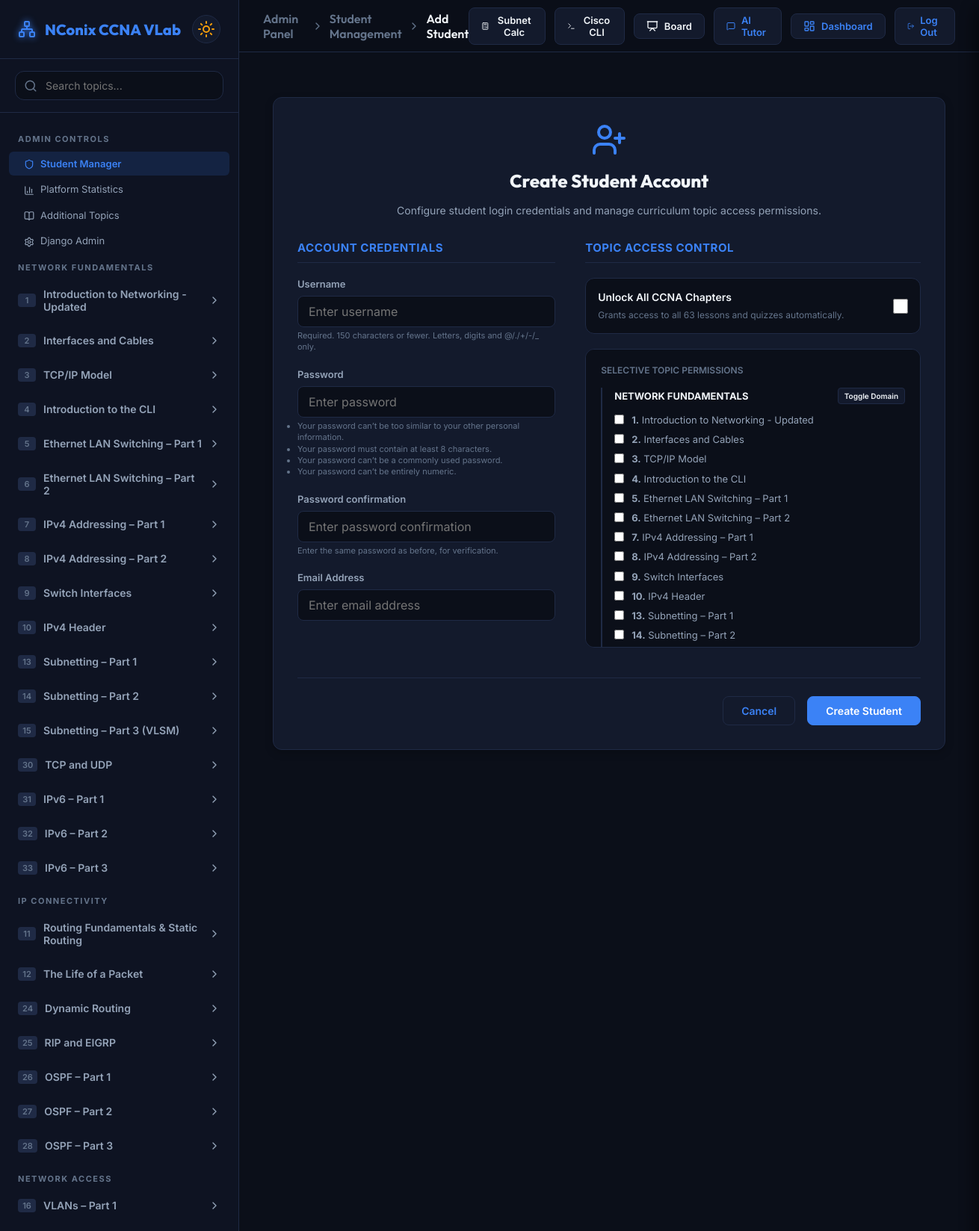
Page /admin-panel/student/create/ (signed in, upper part) on the committed database.
### core/models.py (models this page shows, shortened)
class Domain(models.Model):
    name = models.CharField(max_length=100, unique=True)

class Topic(models.Model):
    id = models.IntegerField(primary_key=True)
    domain = models.ForeignKey(Domain, on_delete=models.CASCADE, related_name='topics')
    title = models.CharField(max_length=200)
    objectives = models.JSONField(default=list)  # list of strings
    lesson_content = models.TextField()  # markdown
    class Meta:
        ordering = ['id']

### admin_panel/views.py (the view)
# urls.py: path('student/create/', views.admin_create_student_view, name='admin_create_student'),
@admin_required
def admin_create_student_view(request):
    if request.method == 'POST':
        form = UserCreationForm(request.POST)
        if form.is_valid():
            user = form.save()
            email = request.POST.get('email')
            if email:
                user.email = email
                user.save()
            unlock_all = request.POST.get('unlock_all_topics') == 'true'
            allowed_topics_post = request.POST.getlist('allowed_topics')
            from core.models import UserProfile
            profile, _ = UserProfile.objects.get_or_create(user=user)
            profile.role = 'student'
            profile.unlock_all_topics = unlock_all
            profile.allowed_topics = [int(tid) for tid in allowed_topics_post if tid.isdigit()]
            profile.save()
            return redirect('admin_dashboard')
    else:
        form = UserCreationForm()
    domains = Domain.objects.prefetch_related('topics').all()
    sidebar_domains = get_sidebar_data(request.user)
    context = {
        'form': form,
        'domains': domains,
        'sidebar_domains': sidebar_domains,
        'active_page': 'admin_dashboard',
        'is_edit': False
    }
    return render(request, 'admin_panel/admin_student_form.html', context)

### core/context_processors.py (called while the page is built)
def additional_topics(request):
    return {
        'additional_topics': AdditionalTopic.objects.all().order_by('created_at')
    }

### admin_panel/templates/admin_panel/admin_student_form.html (shortened to what this page needs)
{% extends 'core/base.html' %}
{% block breadcrumbs %}
  <span class="breadcrumb-root">Admin Panel</span>
  <span class="breadcrumb-separator"><i data-lucide="chevron-right"></i></span>
  <span class="breadcrumb-root"><a href="{% url 'admin_dashboard' %}" style="text-decoration: none; color: inherit;">Student Management</a></span>
  <span class="breadcrumb-separator"><i data-lucide="chevron-right"></i></span>
  <span class="breadcrumb-current">{% if is_edit %}Edit Student{% else %}Add Student{% endif %}</span>
{% endblock %}
{% block content %}
<div class="lesson-card" style="max-width: 900px; margin: 20px auto; padding: 32px;">
  <div style="text-align: center; margin-bottom: 32px;">
    <i data-lucide="{% if is_edit %}edit-3{% else %}user-plus{% endif %}" style="width: 48px; height: 48px; color: var(--accent); margin-bottom: 12px;"></i>
    <h2 class="exam-setup-title" style="font-size: 24px; font-weight: 800; color: var(--text-primary);">
      {% if is_edit %}Edit Student Account{% else %}Create Student Account{% endif %}
    </h2>
    <p class="exam-setup-desc" style="color: var(--text-secondary); font-size: 14px; margin-top: 4px;">
      Configure student login credentials and manage curriculum topic access permissions.
    </p>
  </div>
  <form method="POST">
    <div style="display: flex; gap: 40px; flex-wrap: wrap;">
      <div style="flex: 1; min-width: 320px;">
        <h3 style="font-weight: 700; font-size: 15px; text-transform: uppercase; color: var(--accent); letter-spacing: 0.5px; border-bottom: 1px solid var(--border-color); padding-bottom: 10px; margin-bottom: 20px;">
          Account Credentials
        </h3>
        {% if is_edit %}
          <div class="form-group" style="margin-bottom: 20px;">
            <label for="username" style="display: block; font-weight: 600; margin-bottom: 8px; font-size: 13px;">Username</label>
            <input type="text" name="username" id="username" class="form-control" value="{{ student.username }}" required style="width: 100%;">
          </div>
          <div class="form-group" style="margin-bottom: 20px;">
            <label for="email" style="display: block; font-weight: 600; margin-bottom: 8px; font-size: 13px;">Email Address</label>
            <input type="email" name="email" id="email" class="form-control" value="{{ student.email }}" placeholder="Enter email address" style="width: 100%;">
          </div>
          <div class="form-group" style="margin-bottom: 20px;">
            <label for="new_password" style="display: block; font-weight: 600; margin-bottom: 8px; font-size: 13px;">Password</label>
            <input type="password" name="new_password" id="new_password" class="form-control" placeholder="Leave blank to keep existing password" style="width: 100%;">
            <small style="display: block; color: var(--text-muted); font-size: 11px; margin-top: 6px; line-height: 1.4;">
              Type a new password here to reset this student's login password.
            </small>
          </div>
        {% else %}
          {% for field in form %}
            <div class="form-group" style="margin-bottom: 20px;">
              <label for="{{ field.id_for_label }}" style="display: block; font-weight: 600; margin-bottom: 8px; font-size: 13px;">
                {{ field.label }}
              </label>
              <input type="{% if 'password' in field.name %}password{% else %}text{% endif %}"
                     name="{{ field.name }}"
                     id="{{ field.id_for_label }}"
                     class="form-control"
                     placeholder="Enter {{ field.label|lower }}"
                     required
                     style="width: 100%;">
              {% if field.help_text %}
                <small style="display: block; color: var(--text-muted); font-size: 11px; margin-top: 4px; line-height: 1.4;">
                  {{ field.help_text }}
                </small>
              {% endif %}
            </div>
          {% endfor %}
          <div class="form-group" style="margin-bottom: 20px;">
            <label for="email" style="display: block; font-weight: 600; margin-bottom: 8px; font-size: 13px;">Email Address</label>
            <input type="email" name="email" id="email" class="form-control" placeholder="Enter email address" style="width: 100%;">
          </div>
        {% endif %}
      </div>
      <div style="flex: 1.3; min-width: 320px; display: flex; flex-direction: column;">
        <h3 style="font-weight: 700; font-size: 15px; text-transform: uppercase; color: var(--accent); letter-spacing: 0.5px; border-bottom: 1px solid var(--border-color); padding-bottom: 10px; margin-bottom: 20px;">
          Topic Access Control
        </h3>
        <div style="background-color: var(--bg-app); border: 1px solid var(--border-color); border-radius: var(--radius); padding: 16px; margin-bottom: 20px; display: flex; align-items: center; justify-content: space-between;">
          <div>
            <label for="unlock_all_topics_toggle" style="font-weight: 600; font-size: 14px; color: var(--text-primary); cursor: pointer; display: block; margin-bottom: 4px;">
              Unlock All CCNA Chapters
            </label>
            <span style="font-size: 12px; color: var(--text-muted);">Grants access to all 63 lessons and quizzes automatically.</span>
          </div>
          <input type="checkbox" id="unlock_all_topics_toggle" style="width: 20px; height: 20px; cursor: pointer;"
                 {% if student.profile.unlock_all_topics %}checked{% endif %}>
        </div>
        <div id="topics_checklist_container" style="background-color: var(--bg-app); border: 1px solid var(--border-color); border-radius: var(--radius); padding: 20px; max-height: 400px; overflow-y: auto;">
          <p style="font-size: 12px; color: var(--text-muted); font-weight: 600; margin-bottom: 16px; text-transform: uppercase;">
            Selective Topic Permissions
          </p>
          <div style="display: flex; flex-direction: column; gap: 24px;">
            {% for domain in domains %}
              <div style="border-left: 2px solid var(--border-color); padding-left: 16px;">
                <div style="display: flex; align-items: center; justify-content: space-between; margin-bottom: 12px; gap: 12px;">
                  <span style="font-weight: 700; color: var(--text-primary); font-size: 13px;">{{ domain.name|upper }}</span>
                  <button type="button" class="btn domain-toggle-btn" data-domain-id="{{ domain.id }}" style="font-size: 10px; padding: 4px 8px; border-radius: 4px; font-weight: 600; background-color: var(--bg-card); cursor: pointer;">
                    Toggle Domain
                  </button>
                </div>
                <div style="display: flex; flex-direction: column; gap: 8px;">
                  {% for topic in domain.topics.all %}
                    <div style="display: flex; align-items: flex-start; gap: 10px; font-size: 13px;">
                      <input type="checkbox" name="allowed_topics" value="{{ topic.id }}"
                             id="topic_check_{{ topic.id }}" class="topic-checkbox domain-{{ domain.id }}-check"
                             style="margin-top: 2px; cursor: pointer;"
                             {% if topic.id in student.profile.allowed_topics %}checked{% endif %}>
                      <label for="topic_check_{{ topic.id }}" style="color: var(--text-secondary); cursor: pointer; line-height: 1.4;">
                        <strong>{{ topic.id }}.</strong> {{ topic.title }}
                      </label>
                    </div>
                  {% endfor %}
                </div>
              </div>
            {% endfor %}
          </div>
        </div>
      </div>
    </div>
    <div style="display: flex; gap: 16px; justify-content: flex-end; margin-top: 40px; border-top: 1px solid var(--border-color); padding-top: 24px;">
      <a href="{% url 'admin_dashboard' %}" class="btn" style="padding: 10px 24px; text-decoration: none;">Cancel</a>
      <button type="submit" class="btn btn-primary" style="padding: 10px 24px; font-weight: 600;">
        {% if is_edit %}Save Changes{% else %}Create Student{% endif %}
      </button>
    </div>
  </form>
</div>
{% endblock %}

### core/templates/core/base.html (shortened to what this page needs)
{% load static %}
<!DOCTYPE html>
<html lang="en" data-theme="dark">
<head>
  <link rel="stylesheet" href="{% static 'core/styles.css' %}">
</head>
<body>
  <div class="app-container">
    <aside class="sidebar" id="sidebar">
      <div class="sidebar-header">
        <a href="{% url 'dashboard' %}" class="logo" style="text-decoration: none;">
          <i data-lucide="network" class="logo-icon"></i>
          <span>NConix CCNA <span class="accent-text">VLab</span></span>
        </a>
        <button class="theme-toggle" id="themeToggleBtn" title="Toggle Light/Dark Mode">
          <i data-lucide="sun" class="sun-icon"></i>
        </button>
      </div>
      <div class="search-box">
        <i data-lucide="search" class="search-icon"></i>
        <input type="text" id="searchInput" placeholder="Search topics...">
      </div>
      <nav class="navigation">
        <div class="nav-list" id="navList">
          {% if user.is_authenticated %}
            {% if user.is_superuser or user.is_staff or user.profile.role == 'admin' %}
              <div class="nav-section-title">ADMIN CONTROLS</div>
              <a href="{% url 'admin_dashboard' %}" class="nav-sub-item {% if active_page == 'admin_dashboard' %}active{% endif %}" style="padding-left: 20px; text-decoration: none;">
                <span><i data-lucide="shield" class="sub-item-icon"></i>Student Manager</span>
              </a>
              <a href="{% url 'admin_stats' %}" class="nav-sub-item {% if active_page == 'admin_stats' %}active{% endif %}" style="padding-left: 20px; text-decoration: none;">
                <span><i data-lucide="bar-chart-3" class="sub-item-icon"></i>Platform Statistics</span>
              </a>
              <a href="{% url 'admin_additional_topics' %}" class="nav-sub-item {% if active_page == 'admin_additional_topics' %}active{% endif %}" style="padding-left: 20px; text-decoration: none;">
                <span><i data-lucide="book-open" class="sub-item-icon"></i>Additional Topics</span>
              </a>
              <a href="/admin/" target="_blank" class="nav-sub-item" style="padding-left: 20px; text-decoration: none;">
                <span><i data-lucide="settings" class="sub-item-icon"></i>Django Admin</span>
              </a>
            {% endif %}
            {% for domain in sidebar_domains %}
              <div class="nav-section-title">{{ domain.name|upper }}</div>
              {% for topic in domain.topics %}
                <div class="chapter-item {% if active_page == 'lesson' or active_page == 'quiz' %}{% if topic.id == current_topic_id %}expanded{% endif %}{% endif %}" id="chapter-{{ topic.id }}" data-title="{{ topic.title }}">
                  <div class="chapter-header">
                    <div class="chapter-title-container">
                      <span class="chapter-number">{{ topic.id }}</span>
                      <span {% if topic.locked %}style="color: var(--text-muted);"{% endif %}>{{ topic.title }}</span>
                    </div>
                    {% if topic.locked %}
                      <i data-lucide="lock" class="chapter-chevron" style="color: var(--text-muted); transform: none !important;"></i>
                    {% else %}
                      <i data-lucide="chevron-right" class="chapter-chevron"></i>
                    {% endif %}
                  </div>
                </div>
              {% endfor %}
            {% endfor %}
          {% endif %}
        </div>
      </nav>
    </aside>
    <main class="workspace">
      <header class="header">
        <div class="header-breadcrumbs">
          {% block breadcrumbs %}{% endblock %}
        </div>
        <div class="header-actions">
          <button class="header-btn" id="toolSubnetBtn" title="Subnetting Calculator">
            <i data-lucide="calculator"></i>
            <span>Subnet Calc</span>
          </button>
          <button class="header-btn" id="toolCliBtn" title="Cisco IOS CLI Simulator">
            <i data-lucide="terminal"></i>
            <span>Cisco CLI</span>
          </button>
          {% if user.is_authenticated %}
            {% if active_page != 'admin_board' %}
              <button class="header-btn" id="toolBoardBtn" title="Live Shared Whiteboard" style="position: relative;">
                <i data-lucide="presentation"></i>
                <span>Board</span>
              </button>
            {% endif %}
            <a href="{% url 'tutor_bot' %}" class="header-btn {% if active_page == 'tutor_bot' %}highlight-btn{% endif %}" title="AI Networking Tutor" style="text-decoration: none;">
              <i data-lucide="message-square"></i>
              <span>AI Tutor</span>
            </a>
            <a href="{% url 'dashboard' %}" class="header-btn {% if active_page == 'dashboard' %}highlight-btn{% endif %}" style="text-decoration: none;">
              <i data-lucide="layout-dashboard"></i>
              <span>Dashboard</span>
            </a>
            <a href="{% url 'logout' %}" class="header-btn" title="Log Out" style="text-decoration: none;">
              <i data-lucide="log-out"></i>
              <span>Log Out</span>
            </a>
          {% endif %}
        </div>
      </header>
      <div class="viewport" id="viewport">
        {% block content %}{% endblock %}
      </div>
    </main>
  </div>
</body>
</html>

### rows in the picture
Domain: name "NETWORK FUNDAMENTALS", name "NETWORK FUNDAMENTALS"
Topic: title "Introduction to Networking - Updated", id "1", title "Introduction to Networking - Updated"
Topic: title "Interfaces and Cables", id "2", title "Interfaces and Cables"
Topic: title "TCP/IP Model", id "3", title "TCP/IP Model"
Topic: title "Introduction to the CLI", id "4", title "Introduction to the CLI"
Topic: title "Ethernet LAN Switching – Part 1", id "5", title "Ethernet LAN Switching – Part 1"
Topic: title "Ethernet LAN Switching – Part 2", id "6", title "Ethernet LAN Switching – Part 2"
Topic: title "IPv4 Addressing – Part 1", id "7", title "IPv4 Addressing – Part 1"
Topic: title "IPv4 Addressing – Part 2", id "8", title "IPv4 Addressing – Part 2"
Topic: title "Switch Interfaces", id "9", title "Switch Interfaces"
Topic: title "IPv4 Header", id "10", title "IPv4 Header"
Topic: title "Subnetting – Part 1", id "13", title "Subnetting – Part 1"
Topic: title "Subnetting – Part 2", id "14", title "Subnetting – Part 2"
Topic: title "Subnetting – Part 3 (VLSM)"
Topic: title "TCP and UDP"
Topic: title "IPv6 – Part 1"
Topic: title "IPv6 – Part 2"
Topic: title "IPv6 – Part 3"
Domain: name "IP CONNECTIVITY"
Topic: title "Routing Fundamentals & Static Routing"
Topic: title "The Life of a Packet"
Topic: title "Dynamic Routing"
Topic: title "RIP and EIGRP"
Topic: title "OSPF – Part 1"
Topic: title "OSPF – Part 2"
Topic: title "OSPF – Part 3"
Domain: name "NETWORK ACCESS"
Topic: title "VLANs – Part 1"

### other values in the picture
{{ topic.id }} "1" "2" "3" "4" "5" "6" "7" "8" "9" "10" "13" "14" "15" "30" "31" "32" "33" "11" "12" "24" "25" "26" "27" "28" "16"
{{ field.label }} "Username" "Password" "Password confirmation"
{{ field.help_text }} "Required. 150 characters or fewer. Letters, digits and @/./+/-/_ only." "Enter the same password as before, for verification."
